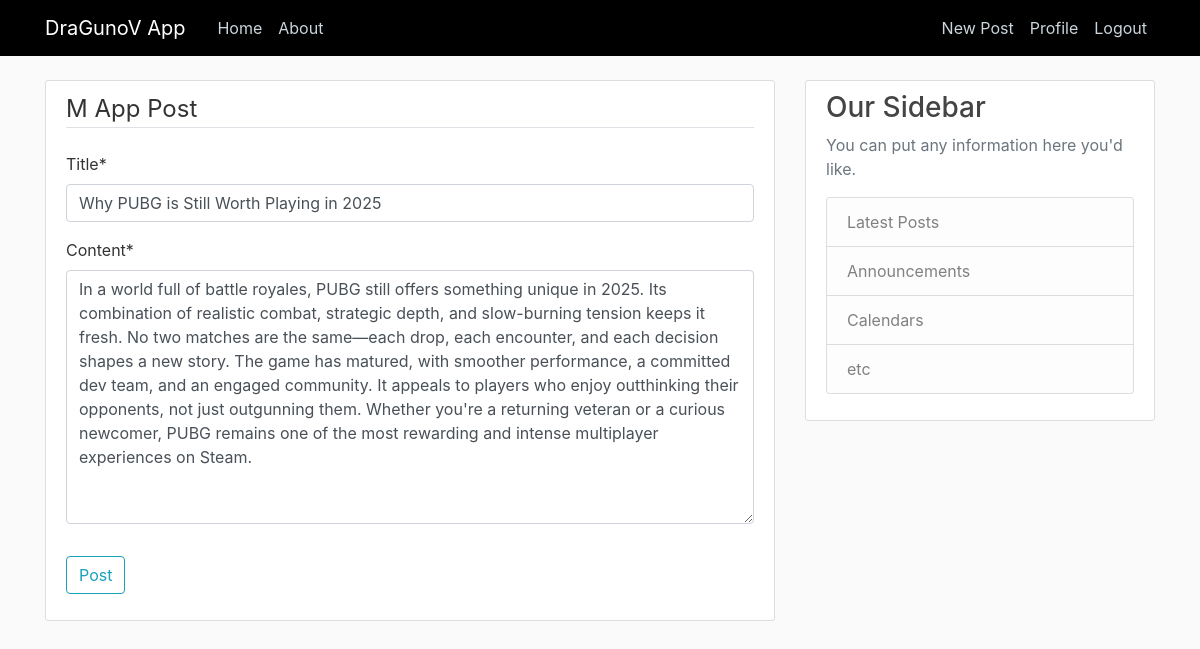
The app's page /post/17/update/ (signed in) with its own data.
### MoussawiApp/models.py (models this page shows, shortened)
class Post(models.Model):
    title = models.CharField(max_length=50)
    content = models.TextField()
    date_posted = models.DateTimeField(default=timezone.now)
    author = models.ForeignKey(User, on_delete=models.CASCADE)

### MoussawiApp/views.py (the view, shortened to what this page needs)
# urls.py: path('post/<int:pk>/update/', PostUpdateView.as_view(), name='post-update'),
class PostUpdateView(LoginRequiredMixin, UserPassesTestMixin, UpdateView):
    model = Post
    fields = ['title', 'content']
    def test_func(self):
        post = self.get_object()
        return self.request.user == post.author

### MoussawiApp/templates/MoussawiApp/post_form.html (shortened to what this page needs)
{% extends "MoussawiApp/base.html" %}
{% load crispy_forms_tags %}
{% block content %}
<div class="content-section">
    <form id="postForm">
        <fieldset class="form-group">
            <legend class="border-bottom mb-4">M App Post</legend>
            {{ form|crispy }}
        </fieldset>
        <div class="form-group">
            <button class="btn btn-outline-info" type="submit">Post</button>
        </div>
    </form>
</div>
{% endblock content %}

### MoussawiApp/static/MoussawiApp/main.css (style rules this page uses)
body { background: #fafafa; color: #333333; margin-top: 5rem; }
.content-section { background: #ffffff; padding: 10px 20px; border: 1px solid #dddddd; border-radius: 3px; margin-bottom: 20px; }

### records on screen
Post: title "Why PUBG is Still Worth Playing in 2025", content "In a world full of battle royales, PUBG still offers something unique in 2025. Its combination of realistic combat, strategic depth, and slow-burning tension keeps it fresh. No two matches are the same—each drop, each encounter, and each decision shapes a new story. The game has matured, with smoother performance, a committed dev team, and an engaged community. It appeals to players who enjoy outthinking their opponents, not just outgunning them. Whether you're a returning veteran or a curious newcomer, PUBG remains one of the most rewarding and intense multiplayer experiences on Steam."
